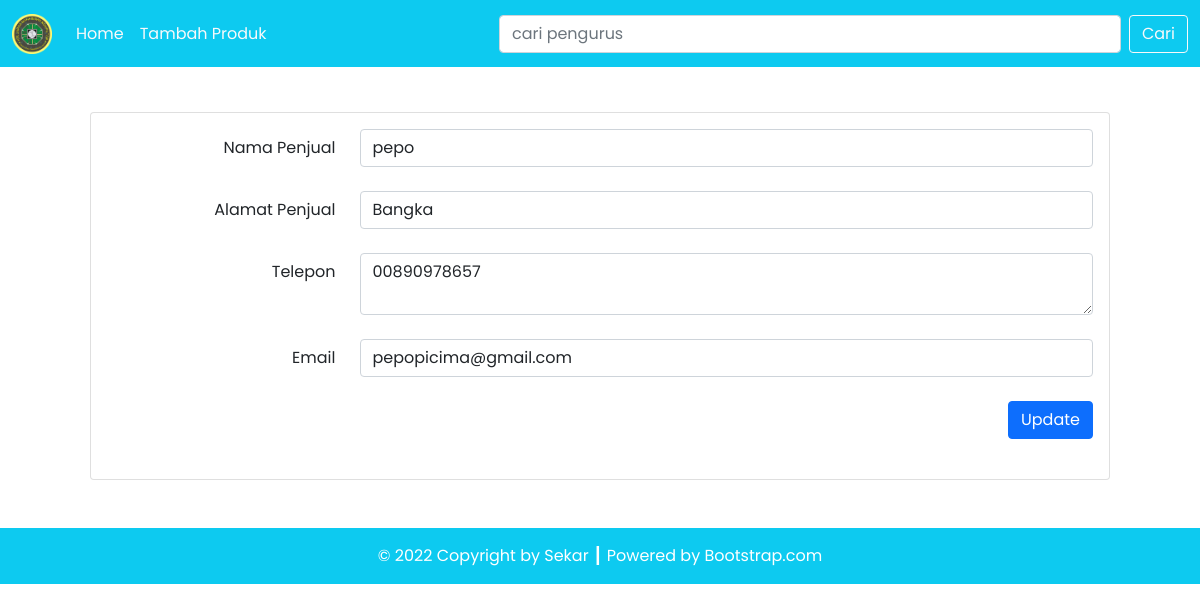
/form_penjual.php?id=1, run on the app's committed database.
### tables this page shows
CREATE TABLE `penjual` (
  `id_penjual` int(11) NOT NULL,
  `nama_penjual` varchar(255) DEFAULT NULL,
  `alamat_penjual` varchar(255) DEFAULT NULL,
  `email` varchar(255) DEFAULT NULL,
  `telepon` varchar(15) DEFAULT NULL
);

### src/config/db.php (called while the page is built)
<?php
$DB_HOST = "localhost";
$DB_USERNAME = "root";
$DB_PASSWORD = "";
$DB_NAME = "db_dpbo1";

### src/classes/DB.php (called while the page is built, shortened)
<?php
class DB
{
    private $hostname;
    private $username;
    private $password;
    private $dbname;
    private $conn;
    private $result;
    function __construct($hostname, $username, $password, $dbname)
    {
        $this->hostname = $hostname;
        $this->username = $username;
        $this->password = $password;
        $this->dbname = $dbname;
    }
    function open()
    {
        $this->conn = mysqli_connect($this->hostname, $this->username, $this->password, $this->dbname);
    }
    function execute($query)
    {
        $this->result = mysqli_query($this->conn, $query);
    }
    function getResult()
    {
        return mysqli_fetch_array($this->result);
    }
}

### src/classes/Penjual.php (called while the page is built, shortened)
<?php
class Penjual extends DB
{
    function getPenjualById($id)
    {
        $query = "SELECT * FROM penjual WHERE id_penjual=$id";
        return $this->execute($query);
    }
}
?>

### src/form_penjual.php (the view, shortened to what this page needs)
<?php
include('config/db.php');
include('classes/DB.php');
include('classes/Penjual.php');
$penjual = new Penjual($DB_HOST, $DB_USERNAME, $DB_PASSWORD, $DB_NAME);
$penjual->open();
$data = null;
$id = @$_GET['id'];
if ($id > 0) {
    $penjual->getPenjualById($id);
    $row = $penjual->getResult();
}
$data .= '
    <div class="card-body text-end">
        <form method="post" action="" enctype="multipart/form-data">
            <div class="form-group row mb-4">
                <label for="nama_penjual" class="col-sm-3 col-form-label">Nama Penjual</label>
                <div class="col-sm-9">
                    <input type="text" class="form-control" id="nama_penjual" name="nama_penjual" value="' . @$row['nama_penjual'] . '">
                </div>
            </div>
            <div class="form-group row mb-4">
                <label for="alamat_penjual" class="col-sm-3 col-form-label">Alamat Penjual</label>
                <div class="col-sm-9">
                    <input type="text" class="form-control" id="alamat_penjual" name="alamat_penjual" value="' . @$row['alamat_penjual'] . '">
                </div>
            </div>
            <div class="form-group row mb-4">
                <label for="telepon" class="col-sm-3 col-form-label">Telepon</label>
                <div class="col-sm-9">
                    <textarea class="form-control" id="telepon" name="telepon">' . @$row['telepon'] . '</textarea>
                </div>
            </div>
            <div class="form-group row mb-4">
                <label for="email" class="col-sm-3 col-form-label">Email</label>
                <div class="col-sm-9">
                    <input type="email" class="form-control" id="email" name="email" value="' . @$row['email'] . '">
                </div>
            </div>
            <div class="form-group row mb-4">
                <div class="col-sm-9 offset-sm-3">
                    <button type="submit" class="btn btn-primary" name="' . ($id ? 'update' : 'tambah') . '">Update</button>
                </div>
            </div>
        </form>
    </div>';
?>

### data on the page
penjual: nama_penjual "pepo", alamat_penjual "Bangka", telepon "00890978657", email "pepopicima@gmail.com"
